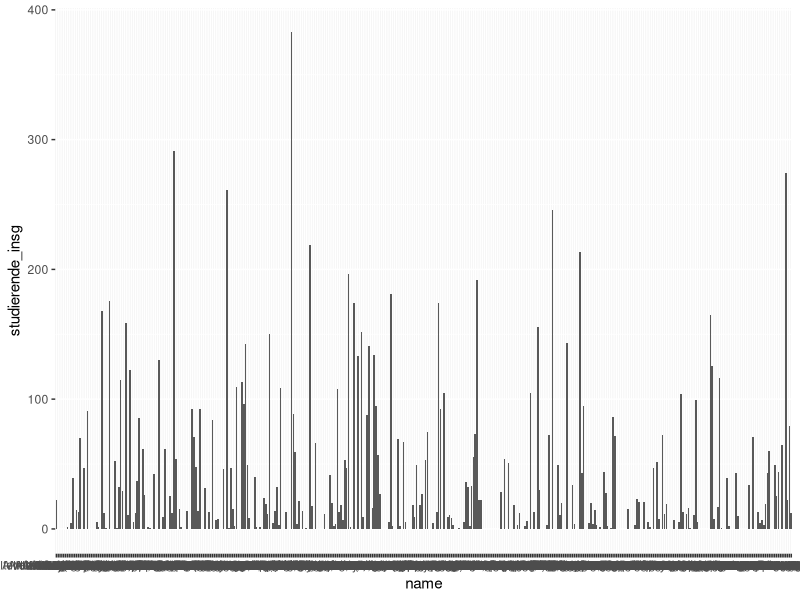
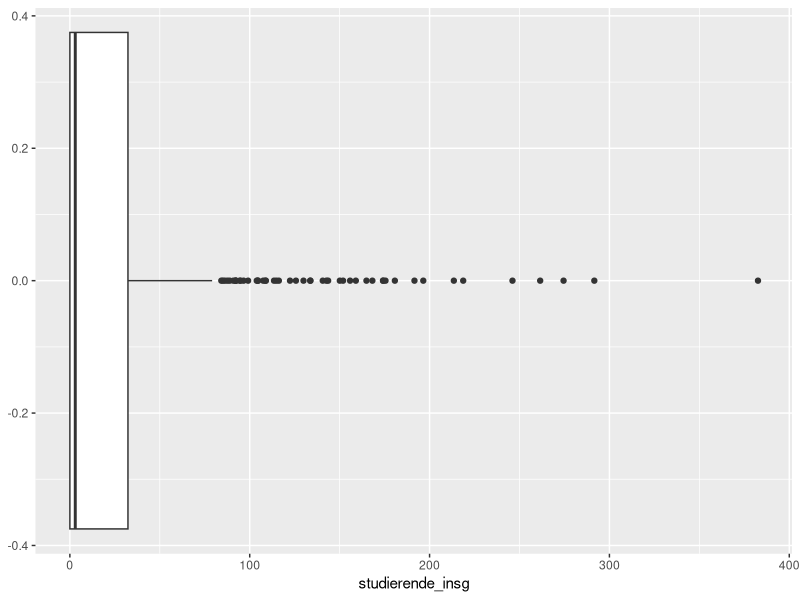
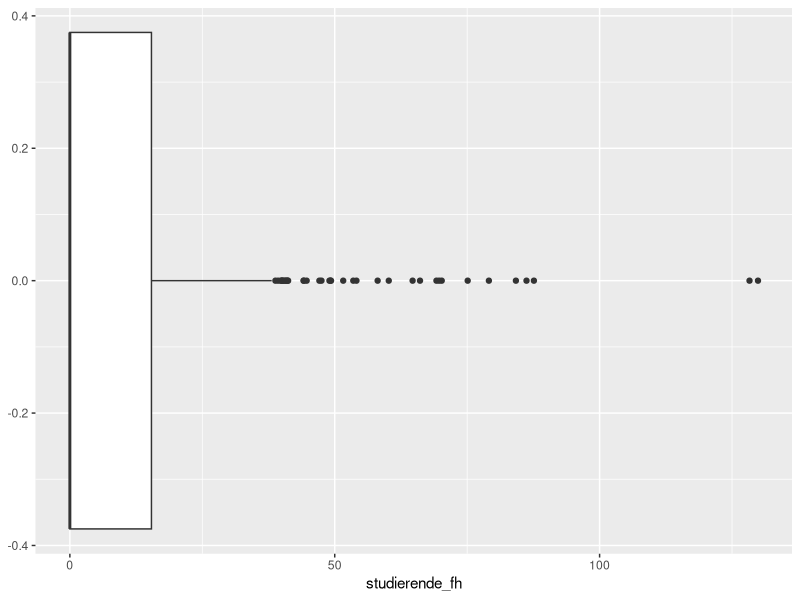
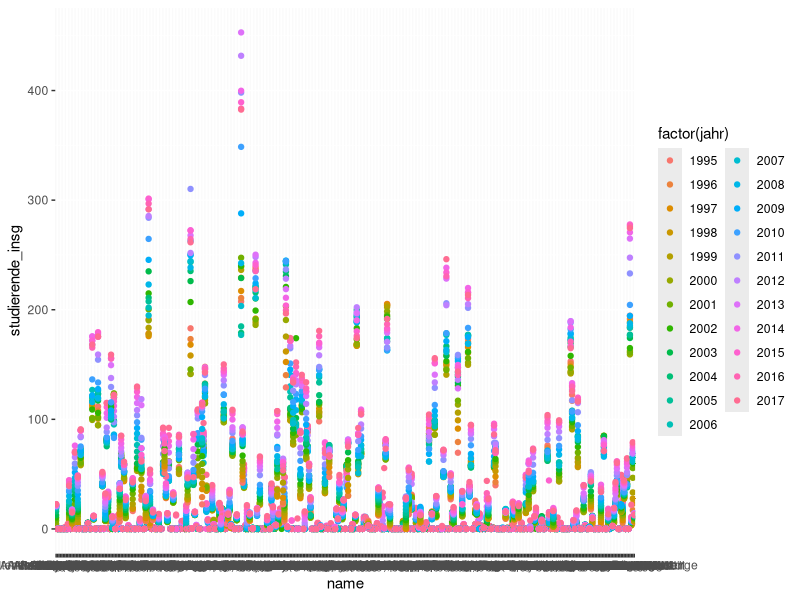
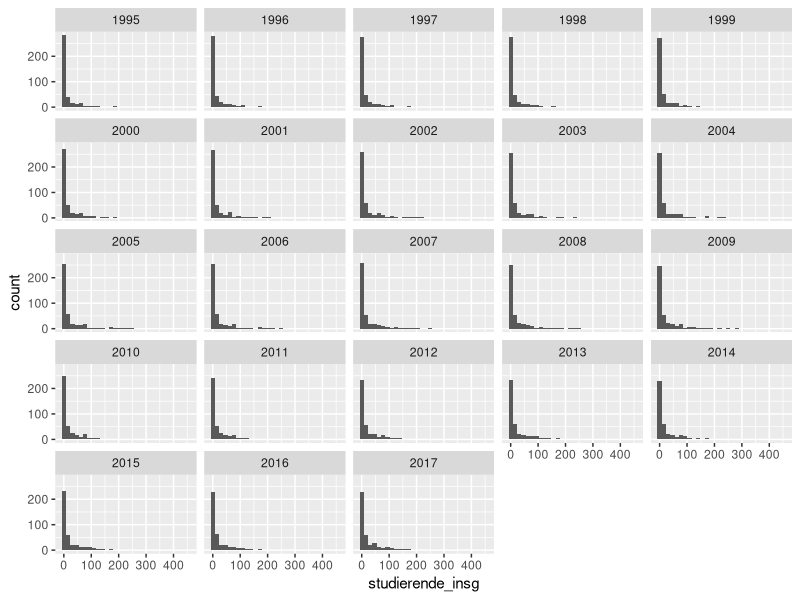
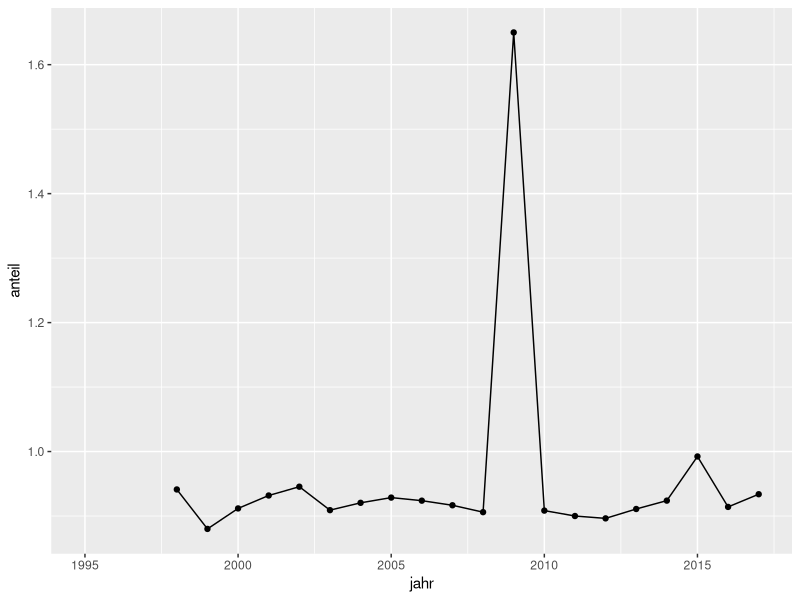
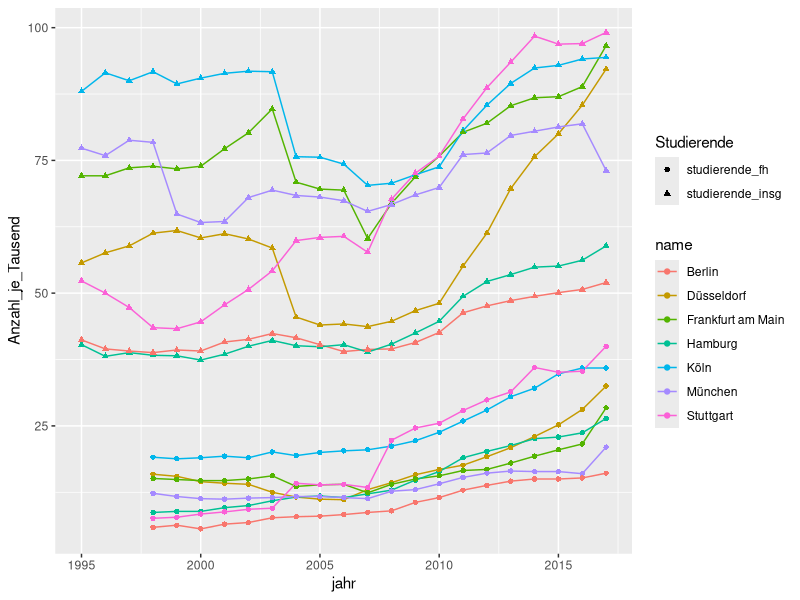

Here is the R script that generated these plots, in order:
#Übung 5 - Joins
#Autor: Pekka Sagner

#Header
library(tidyverse)

(studis_fh_2017 <- read_csv("data/studis_fh_2017.csv")
)

(studis_insg_2017 <- read_csv("data/studis_insg_2017.csv")
)

#Überblick 
#Visualisierung 
studis_insg_2017 %>% 
          ggplot(aes(x = name, y = studierende_insg)) +
          geom_col()

studis_insg_2017 %>% 
          ggplot(aes(studierende_insg)) +
          geom_boxplot()

studis_fh_2017 %>% 
          ggplot(aes(studierende_fh)) +
          geom_boxplot()

studis_insg_2017 %>% 
          summarise(mean_studis = mean(studierende_insg),
                    median_studis = median(studierende_insg),
                    min_studis = min(studierende_insg),
                    max_studis = max(studierende_insg))

#Ziel: Anteil FH-Studis an allen Studis bestimmen
# Wie? Mit einem Join
#Im Zweifel: Left Join

studis_insg_2017 %>% 
          left_join(studis_fh_2017, by = "nr") %>% View()

studis_insg_2017 %>% 
          left_join(studis_fh_2017, by = c("name")) %>% View()

(studis_joined_2017 <- studis_insg_2017 %>% 
          left_join(studis_fh_2017, by = c("nr", "name")) 
)

studis_joined_2017 %>% 
          mutate(anteil = studierende_fh / studierende_insg) %>% 
          filter(anteil == max(anteil, na.rm = TRUE)) %>% View()

studis_joined_2017 %>% 
          mutate(anteil = studierende_fh / studierende_insg) %>% 
          filter(anteil == min(anteil, na.rm = TRUE)) %>% View()


#c) 
#Zuerst Daten laden

(studis_insg <- read_csv("data/studis_insg.csv")
)

(studis_fh <- read_csv("data/studis_fh.csv")
)

studis_insg %>% 
          ggplot(aes(x = name, y = studierende_insg, col = factor(jahr))) +
          geom_point()

studis_insg %>% 
          ggplot(aes(studierende_insg)) +
          geom_histogram() +
          facet_wrap(~jahr)

#c) Anteil der FH-Studis an allen Studis im Rhein-Sieg-Kreis über die Zeit.
(studis_joined <- studis_insg %>% 
          left_join(studis_fh, by = c("nr", "name", "jahr"))  
)        

(studis_joined_rhein_sieg <- studis_joined %>% 
          mutate(anteil = studierende_fh / studierende_insg) %>% 
          filter(name == "Rhein-Sieg-Kreis")
)
 
studis_joined_rhein_sieg %>% 
          ggplot(aes(x = jahr, y = anteil)) +
          geom_point() +
          geom_line()
#Stimmen die Daten überhaupt?

studis_joined %>% 
          mutate(anteil = studierende_fh / studierende_insg) %>% 
          filter(anteil > 1)



#d) Ziel: Entwicklung Studis insg. und FH in Top-7 Städten über die Zeit 
#in einer Abbildung
studis_joined %>% 
          mutate(name = str_remove_all(name, pattern = ", Stadt")) %>% 
          filter(name %in% c("Berlin", "Düsseldorf", "Frankfurt am Main",
                             "Hamburg", "Köln", "München", "Stuttgart")) %>% 
          count(name)


studis_joined %>% 
          filter(name %in% c("Berlin, Stadt", "Düsseldorf, Stadt",
                             "Frankfurt am Main, Stadt", "Hamburg, Stadt",
                             "Köln, Stadt", "München, Stadt", 
                             "Stuttgart, Stadt")) %>% 
          mutate(name = str_remove_all(name, pattern = ", Stadt")) %>% 
          pivot_longer(cols = c("studierende_insg", "studierende_fh"),
                       names_to = "Studierende",
                       values_to = "Anzahl_je_Tausend") %>% 
          ggplot(aes(x = jahr, y = Anzahl_je_Tausend, col = name, shape = Studierende)) +
          geom_line() +
          geom_point()

#Alternativer Weg, Daten zu verbinden
studis_fh_trick <- studis_fh %>% 
          rename(Anzahl_je_Tausend = studierende_fh) %>% 
          mutate(Studierende = "studierende_fh")

studis_insg_trick <- studis_insg %>% 
          rename(Anzahl_je_Tausend = studierende_insg) %>% 
          mutate(Studierende = "studierende_insg")


studis_fh_trick %>% 
          bind_rows(studis_insg_trick)


